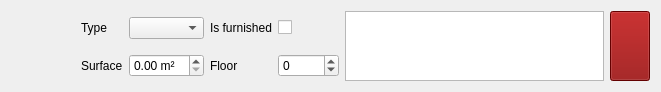
<?xml version="1.0" encoding="UTF-8"?>
<ui version="4.0">
 <class>W_Property_Room_Creator</class>
 <widget class="QWidget" name="W_Property_Room_Creator">
  <property name="geometry">
   <rect>
    <x>0</x>
    <y>0</y>
    <width>661</width>
    <height>88</height>
   </rect>
  </property>
  <property name="windowTitle">
   <string>Form</string>
  </property>
  <layout class="QGridLayout" name="gridLayout">
   <item row="1" column="4">
    <widget class="QSpinBox" name="sb_floor">
     <property name="toolTip">
      <string>0 is ground floor</string>
     </property>
     <property name="minimum">
      <number>-10</number>
     </property>
     <property name="maximum">
      <number>99999</number>
     </property>
    </widget>
   </item>
   <item row="1" column="3">
    <widget class="QLabel" name="label_5">
     <property name="text">
      <string>Floor</string>
     </property>
    </widget>
   </item>
   <item row="0" column="2">
    <widget class="QComboBox" name="cb_type"/>
   </item>
   <item row="1" column="1">
    <widget class="QLabel" name="label_2">
     <property name="text">
      <string>Surface</string>
     </property>
    </widget>
   </item>
   <item row="0" column="5" rowspan="2">
    <widget class="QPlainTextEdit" name="pte_comment"/>
   </item>
   <item row="0" column="4">
    <widget class="QCheckBox" name="cb_is_furnised">
     <property name="layoutDirection">
      <enum>Qt::LayoutDirection::LeftToRight</enum>
     </property>
     <property name="text">
      <string/>
     </property>
    </widget>
   </item>
   <item row="0" column="1">
    <widget class="QLabel" name="label">
     <property name="text">
      <string>Type</string>
     </property>
    </widget>
   </item>
   <item row="0" column="0" rowspan="2">
    <widget class="QLabel" name="label_4">
     <property name="minimumSize">
      <size>
       <width>64</width>
       <height>64</height>
      </size>
     </property>
     <property name="maximumSize">
      <size>
       <width>64</width>
       <height>64</height>
      </size>
     </property>
     <property name="text">
      <string/>
     </property>
     <property name="pixmap">
      <pixmap resource="../resources/icons.qrc">:/assets/gargoyle-house.svg</pixmap>
     </property>
     <property name="scaledContents">
      <bool>true</bool>
     </property>
    </widget>
   </item>
   <item row="0" column="3">
    <widget class="QLabel" name="label_3">
     <property name="text">
      <string>Is furnished</string>
     </property>
    </widget>
   </item>
   <item row="1" column="2">
    <widget class="QDoubleSpinBox" name="dsb_surface">
     <property name="suffix">
      <string> m²</string>
     </property>
    </widget>
   </item>
   <item row="0" column="6" rowspan="2">
    <widget class="QPushButton" name="b_delete">
     <property name="sizePolicy">
      <sizepolicy hsizetype="Maximum" vsizetype="Preferred">
       <horstretch>0</horstretch>
       <verstretch>0</verstretch>
      </sizepolicy>
     </property>
     <property name="styleSheet">
      <string notr="true">background-color: darkred;</string>
     </property>
     <property name="text">
      <string/>
     </property>
     <property name="icon">
      <iconset resource="../resources/icons.qrc">
       <normaloff>:/assets/user-trash.svg</normaloff>:/assets/user-trash.svg</iconset>
     </property>
    </widget>
   </item>
  </layout>
 </widget>
 <resources>
  <include location="../resources/icons.qrc"/>
 </resources>
 <connections/>
</ui>
